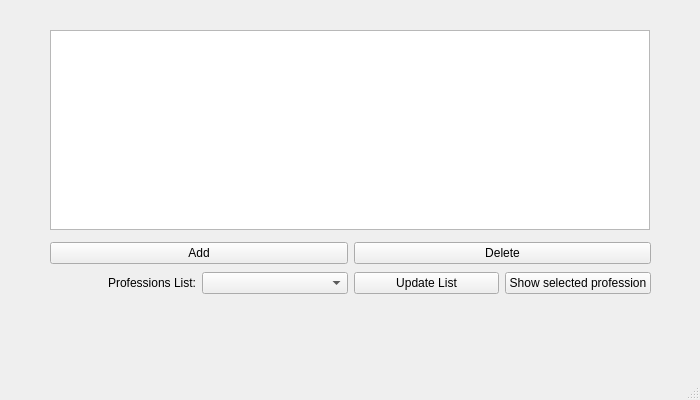
<?xml version="1.0" encoding="UTF-8"?>
<ui version="4.0">
 <class>MainWindow</class>
 <widget class="QMainWindow" name="MainWindow">
  <property name="geometry">
   <rect>
    <x>0</x>
    <y>0</y>
    <width>700</width>
    <height>400</height>
   </rect>
  </property>
  <property name="windowTitle">
   <string>MainWindow</string>
  </property>
  <widget class="QWidget" name="centralwidget">
   <widget class="QTableView" name="tableView">
    <property name="geometry">
     <rect>
      <x>50</x>
      <y>30</y>
      <width>600</width>
      <height>200</height>
     </rect>
    </property>
    <attribute name="horizontalHeaderStretchLastSection">
     <bool>false</bool>
    </attribute>
   </widget>
   <widget class="QWidget" name="">
    <property name="geometry">
     <rect>
      <x>50</x>
      <y>240</y>
      <width>601</width>
      <height>26</height>
     </rect>
    </property>
    <layout class="QHBoxLayout" name="horizontalLayout">
     <item>
      <widget class="QPushButton" name="addButton">
       <property name="text">
        <string>Add</string>
       </property>
      </widget>
     </item>
     <item>
      <widget class="QPushButton" name="deleteButton">
       <property name="text">
        <string>Delete</string>
       </property>
      </widget>
     </item>
    </layout>
   </widget>
   <widget class="QWidget" name="">
    <property name="geometry">
     <rect>
      <x>50</x>
      <y>270</y>
      <width>601</width>
      <height>26</height>
     </rect>
    </property>
    <layout class="QHBoxLayout" name="horizontalLayout_2">
     <item>
      <widget class="QLabel" name="label">
       <property name="layoutDirection">
        <enum>Qt::RightToLeft</enum>
       </property>
       <property name="text">
        <string>Professions List:</string>
       </property>
       <property name="alignment">
        <set>Qt::AlignRight|Qt::AlignTrailing|Qt::AlignVCenter</set>
       </property>
      </widget>
     </item>
     <item>
      <widget class="QComboBox" name="comboBox"/>
     </item>
     <item>
      <widget class="QPushButton" name="updateCombobox">
       <property name="text">
        <string>Update List</string>
       </property>
      </widget>
     </item>
     <item>
      <widget class="QPushButton" name="showProf">
       <property name="text">
        <string>Show selected profession</string>
       </property>
      </widget>
     </item>
    </layout>
   </widget>
  </widget>
  <widget class="QMenuBar" name="menubar">
   <property name="geometry">
    <rect>
     <x>0</x>
     <y>0</y>
     <width>700</width>
     <height>22</height>
    </rect>
   </property>
  </widget>
  <widget class="QStatusBar" name="statusbar"/>
 </widget>
 <resources/>
 <connections/>
</ui>
